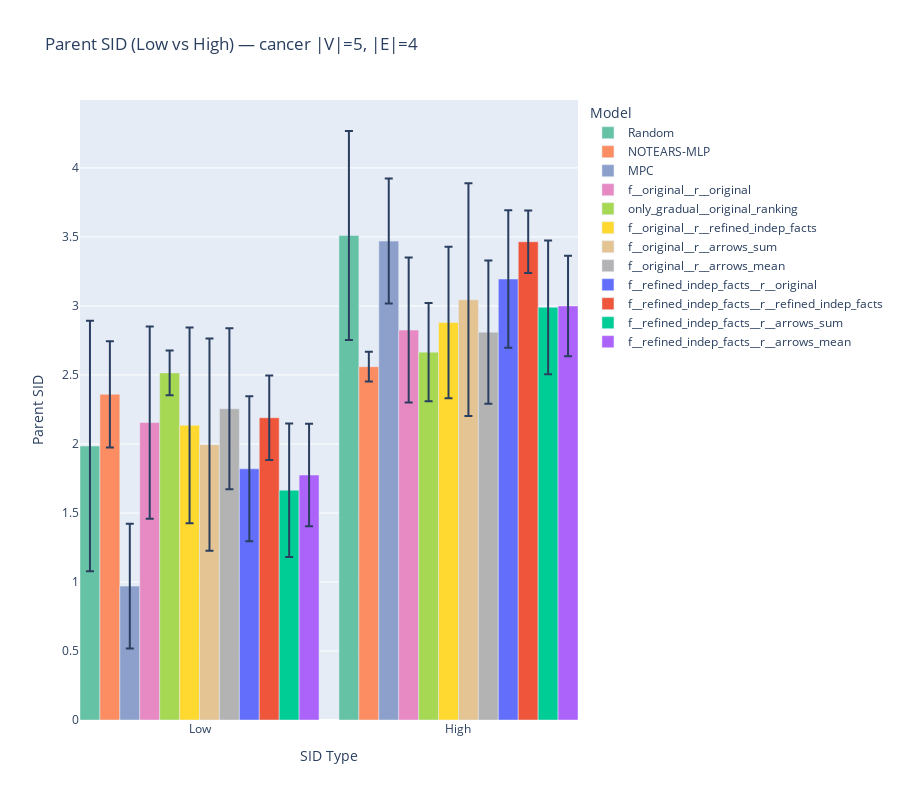

Write notebook code for a chart like this one.
### Code cell
plot_sid_grouped_by_type(data_to_plot[data_to_plot['dataset']=='cancer'],
                    model_order=model_order)

### Figure 1 — Plotly figure (JSON) as saved in the notebook; plotly's stock layout.template omitted (floating-point values rounded to 4 significant figures)
{"data": [{"customdata": ["Random", "NOTEARS-MLP", "MPC", "f__original__r__original", "only_gradual__original_ranking", "f__original__r__refined_indep_facts", "f__original__r__arrows_sum", "f__original__r__arrows_mean", "f__refined_indep_facts__r__original", "f__refined_indep_facts__r__refined_indep_facts", "f__refined_indep_facts__r__arrows_sum", "f__refined_indep_facts__r__arrows_mean", "Random", "NOTEARS-MLP", "MPC", "f__original__r__original", "only_gradual__original_ranking", "f__original__r__refined_indep_facts", "f__original__r__arrows_sum", "f__original__r__arrows_mean", "f__refined_indep_facts__r__original", "f__refined_indep_facts__r__refined_indep_facts", "f__refined_indep_facts__r__arrows_sum", "f__refined_indep_facts__r__arrows_mean"], "error_y": {"array": [0.9075, 0.385, 0.4525, 0.696, 0.163, 0.7093, 0.7685, 0.5836, 0.525, 0.3054, 0.4834, 0.372, 0.7575, 0.1075, 0.4525, 0.5255, 0.3557, 0.5492, 0.8432, 0.5189, 0.4982, 0.2259, 0.4843, 0.3642], "type": "data", "visible": true}, "hovertemplate": "Model: %{customdata}<br>SID: %{y:.2f}<extra></extra>", "marker": {"color": ["rgb(102,194,165)", "rgb(252,141,98)", "rgb(141,160,203)", "rgb(231,138,195)", "rgb(166,216,84)", "rgb(255,217,47)", "rgb(229,196,148)", "rgb(179,179,179)", "#636EFA", "#EF553B", "#00CC96", "#AB63FA", "rgb(102,194,165)", "rgb(252,141,98)", "rgb(141,160,203)", "rgb(231,138,195)", "rgb(166,216,84)", "rgb(255,217,47)", "rgb(229,196,148)", "rgb(179,179,179)", "#636EFA", "#EF553B", "#00CC96", "#AB63FA"]}, "showlegend": false, "type": "bar", "x": [0, 1, 2, 3, 4, 5, 6, 7, 8, 9, 10, 11, 13, 14, 15, 16, 17, 18, 19, 20, 21, 22, 23, 24], "y": [1.985, 2.36, 0.97, 2.155, 2.515, 2.135, 1.995, 2.255, 1.82, 2.19, 1.665, 1.775, 3.51, 2.56, 3.47, 2.825, 2.665, 2.88, 3.045, 2.81, 3.195, 3.465, 2.99, 3]}, {"marker": {"color": "rgb(102,194,165)"}, "name": "Random", "showlegend": true, "type": "bar", "x": [null], "y": [null]}, {"marker": {"color": "rgb(252,141,98)"}, "name": "NOTEARS-MLP", "showlegend": true, "type": "bar", "x": [null], "y": [null]}, {"marker": {"color": "rgb(141,160,203)"}, "name": "MPC", "showlegend": true, "type": "bar", "x": [null], "y": [null]}, {"marker": {"color": "rgb(231,138,195)"}, "name": "f__original__r__original", "showlegend": true, "type": "bar", "x": [null], "y": [null]}, {"marker": {"color": "rgb(166,216,84)"}, "name": "only_gradual__original_ranking", "showlegend": true, "type": "bar", "x": [null], "y": [null]}, {"marker": {"color": "rgb(255,217,47)"}, "name": "f__original__r__refined_indep_facts", "showlegend": true, "type": "bar", "x": [null], "y": [null]}, {"marker": {"color": "rgb(229,196,148)"}, "name": "f__original__r__arrows_sum", "showlegend": true, "type": "bar", "x": [null], "y": [null]}, {"marker": {"color": "rgb(179,179,179)"}, "name": "f__original__r__arrows_mean", "showlegend": true, "type": "bar", "x": [null], "y": [null]}, {"marker": {"color": "#636EFA"}, "name": "f__refined_indep_facts__r__original", "showlegend": true, "type": "bar", "x": [null], "y": [null]}, {"marker": {"color": "#EF553B"}, "name": "f__refined_indep_facts__r__refined_indep_facts", "showlegend": true, "type": "bar", "x": [null], "y": [null]}, {"marker": {"color": "#00CC96"}, "name": "f__refined_indep_facts__r__arrows_sum", "showlegend": true, "type": "bar", "x": [null], "y": [null]}, {"marker": {"color": "#AB63FA"}, "name": "f__refined_indep_facts__r__arrows_mean", "showlegend": true, "type": "bar", "x": [null], "y": [null]}], "layout": {"bargap": 0, "height": 800, "legend": {"title": {"text": "Model"}}, "showlegend": true, "title": {"text": "Parent SID (Low vs High) — cancer |V|=5, |E|=4"}, "xaxis": {"tickmode": "array", "ticktext": ["Low", "High"], "tickvals": [5.5, 18.5], "title": {"text": "SID Type"}}, "yaxis": {"title": {"text": "Parent SID"}}}}
